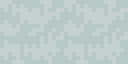

Rendered tile map (Tiled .tmx) drawn with the repository's tilesets; below, a short description and the full map source, tile grids included:
An orthogonal 2x1 tile map with 64x64 px tiles, 1 tile layer (Floor), 2 tilesets and 2 objects (NPC, Placement).

<map version="1.10" tiledversion="1.12.2" orientation="orthogonal" renderorder="right-down" width="2" height="1" tilewidth="64" tileheight="64" infinite="0" nextlayerid="4" nextobjectid="4">
 <tileset firstgid="1" name="!CL_DEMO_64" tilewidth="64" tileheight="64" tilecount="1240" columns="40">
  <image source="../../../../assets/textures/environments/!CL_DEMO_64.png" width="2560" height="1984" />
 </tileset>
 <tileset firstgid="1241" name="duck-Sheet" tilewidth="64" tileheight="64" tilecount="120" columns="24">
  <image source="../../../../assets/textures/characters/duck-Sheet.png" width="1536" height="320" />
 </tileset>
 <layer id="1" name="Floor" width="2" height="1">
  <data encoding="csv">
812,812
</data>
 </layer>
 <objectgroup id="2" name="Interaction">
  <object id="2" name="Iye" type="NPC" gid="1313" x="64" y="64" width="64" height="64" />
 </objectgroup>
 <objectgroup id="3" name="NPC Placement">
  <object id="3" name="IyeHere" type="Placement" x="31" y="44">
   <point />
  </object>
 </objectgroup>
</map>
